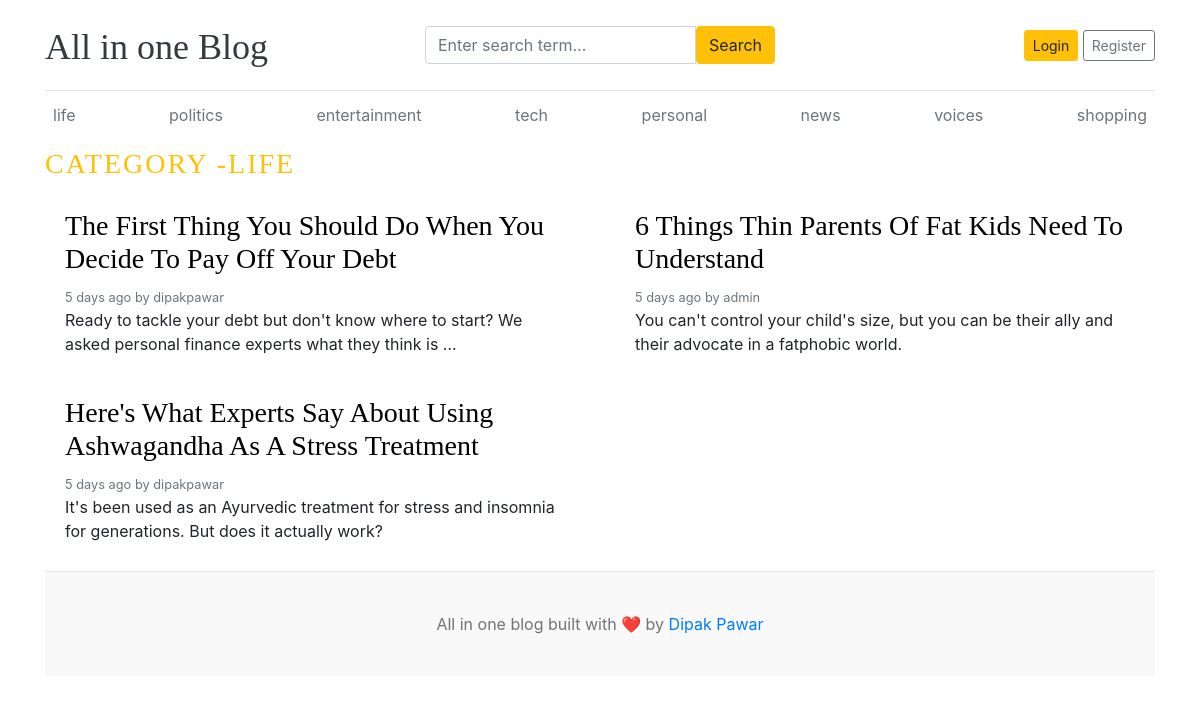
The page /blog/1 on the database its author committed.
### blog_app/models.py (models this page shows, shortened)
class Category(models.Model):
    name = models.CharField(max_length=50, unique=True)
    created_at = models.DateTimeField(auto_now_add=True)
    updated_at = models.DateTimeField(auto_now=True)
    class Meta:
        verbose_name_plural = "categories"
    def __str__(self):
        return self.name

class Blog(models.Model):
    title = models.CharField(max_length=150)
    slug = models.SlugField(max_length=150, unique=True)
    category = models.ForeignKey(
        Category, on_delete=models.CASCADE, related_name="blogs"
    )
    author = models.ForeignKey(User, on_delete=models.CASCADE)
    featured_image = models.ImageField(upload_to="uploads/%Y/%m/%d")
    short_description = models.TextField(max_length=500)
    blog_body = models.TextField(max_length=2000)
    status = models.CharField(max_length=20, choices=STATUS_CHOICE, default="Draft")
    is_featured = models.BooleanField(default=False)
    created_at = models.DateTimeField(auto_now_add=True)
    updated_at = models.DateTimeField(auto_now=True)

### blog_app/views.py (the view)
# urls.py: path("<int:id>", PostsByCategory.as_view(), name="post_by_category"),
class PostsByCategory(View):
    def get(self, request, id):
        try:
            blogs = Blog.objects.filter(status="Published", category_id=id).order_by(
                "-updated_at"
            )
            category = blogs[0].category if blogs else Category.objects.get(id=id)
        except Exception:
            return redirect("home")
        return render(
            request,
            "category_post.html",
            context={"category": category, "blogs": blogs},
        )

### blog_app/context_processors.py (called while the page is built)
def get_categories(request):
    categories = Category.objects.all()
    social_apps = SocialLink.objects.all()
    return dict(
        tags=categories, social_apps=social_apps
    )  # This function only return the dictionary

### templates/category_post.html
{% extends 'base.html' %}
{% load static %}
{% block body_block %}
<h3 class="text-uppercase text-warning" style="letter-spacing: 2px;">category -{{category}}</h3>
  <main role="main" class="container p-0">
    <div class="row mb-2">
      {% for post in blogs %}
      <div class="col-md-6">
        <div class="card border-0" >
          <div class="card-body">
            <h3><a href="{% url 'post_by_slug' post.slug %}" style="color:black">{{post.title}}</a></h3>
            <small class="mb-1 text-muted">{{post.created_at | timesince}} ago by {{post.author}}</small>
            <p class="card-text">{{post.short_description | truncatewords:20}}</p>
          </div>
        </div>
      </div>
      {% endfor %}
    </div>
  </main>
{% endblock %}

### templates/base.html (shortened to what this page needs)
{% load static %}
<!DOCTYPE html>
<html lang="en">
<head>
    <link href="https://getbootstrap.com/docs/4.0/dist/css/bootstrap.min.css" rel="stylesheet">
    <link href="{% static 'css/blog.css' %}" rel="stylesheet">
  </head>
<body>
    <div class="container">
        <header class="blog-header py-3">
          <div class="row flex-nowrap justify-content-between align-items-center">
            <div class="col-4 pt-1">
              <a class="blog-header-logo text-dark" href="/">All in one Blog</a>
            </div>
            <div class="col-4">
              <form action="{% url 'search_category' %}" method="GET">
                <div class="input-group">
                  <input class="form-control" name="keyword" type="text" placeholder="Enter search term..." aria-label="Enter search term..." aria-describedby="button-search" />
                  <button class="btn btn-warning" id="button-search" type="submit">Search</button>
              </div>
              </form>
            </div>
            <div class="col-4 d-flex justify-content-end align-items-center">
              {% if not user.is_authenticated %}
                <a class="btn btn-sm btn-warning" href="{% url 'login_user' %}">Login</a> &nbsp;
                <a class="btn btn-sm btn-outline-secondary" href="{% url 'register_user' %}">Register</a>
              {% else %}
            <a class="btn btn-sm btn-warning" href="{% url 'dashboard' %}">Dashboard </a>&nbsp;
              &emsp;
              <a class="btn btn-sm btn-warning" href="{% url 'logout_user' %}">Logout</a> &nbsp;
              {% endif %}
            </div>
          </div>
        </header>
        <div class="nav-scroller py-1 mb-2">
          <nav class="nav d-flex justify-content-between">
            {% for tag in tags %}
                <a class="p-2 text-muted" href="{% url 'post_by_category' tag.id %}">{{tag}}</a>
            {% endfor%}
          </nav>
        </div>
    {% block body_block %}{% endblock %}
<footer class="blog-footer mt-2">
    <p>All in one blog built with ❤️ by <a href="#">Dipak Pawar</a></p>
</footer>
</body>
</html>

### all_in_one_blog/static/css/blog.css (style rules this page uses)
.blog-header { border-bottom: 1px solid #e5e5e5; }
.blog-header-logo { font-family: "Playfair Display", Georgia, "Times New Roman", serif; font-size: 2.25rem; }
h1, h2, h3, h4, h5, h6 { font-family: "Playfair Display", Georgia, "Times New Roman", serif; }
.blog-footer { padding: 2.5rem 0; color: #727272; text-align: center; background-color: #f9f9f9; border-top: .05rem solid #e5e5e5; }
.blog-footer p:last-child { margin-bottom: 0; }

### rows shown on the page
Category: name "life", name "LIFE"
Category: name "politics"
Category: name "entertainment"
Category: name "tech"
Category: name "personal"
Category: name "news"
Category: name "voices"
Category: name "shopping"
Blog: title "The First Thing You Should Do When You Decide To Pay Off Your Debt", created_at "5 days", author "dipakpawar", short_description "Ready to tackle your debt but don't know where to start? We asked personal finance experts what they think is …"
Blog: title "6 Things Thin Parents Of Fat Kids Need To Understand", created_at "5 days", author "admin", short_description "You can't control your child's size, but you can be their ally and their advocate in a fatphobic world."
Blog: title "Here's What Experts Say About Using Ashwagandha As A Stress Treatment", created_at "5 days", author "dipakpawar", short_description "It's been used as an Ayurvedic treatment for stress and insomnia for generations. But does it actually work?"
